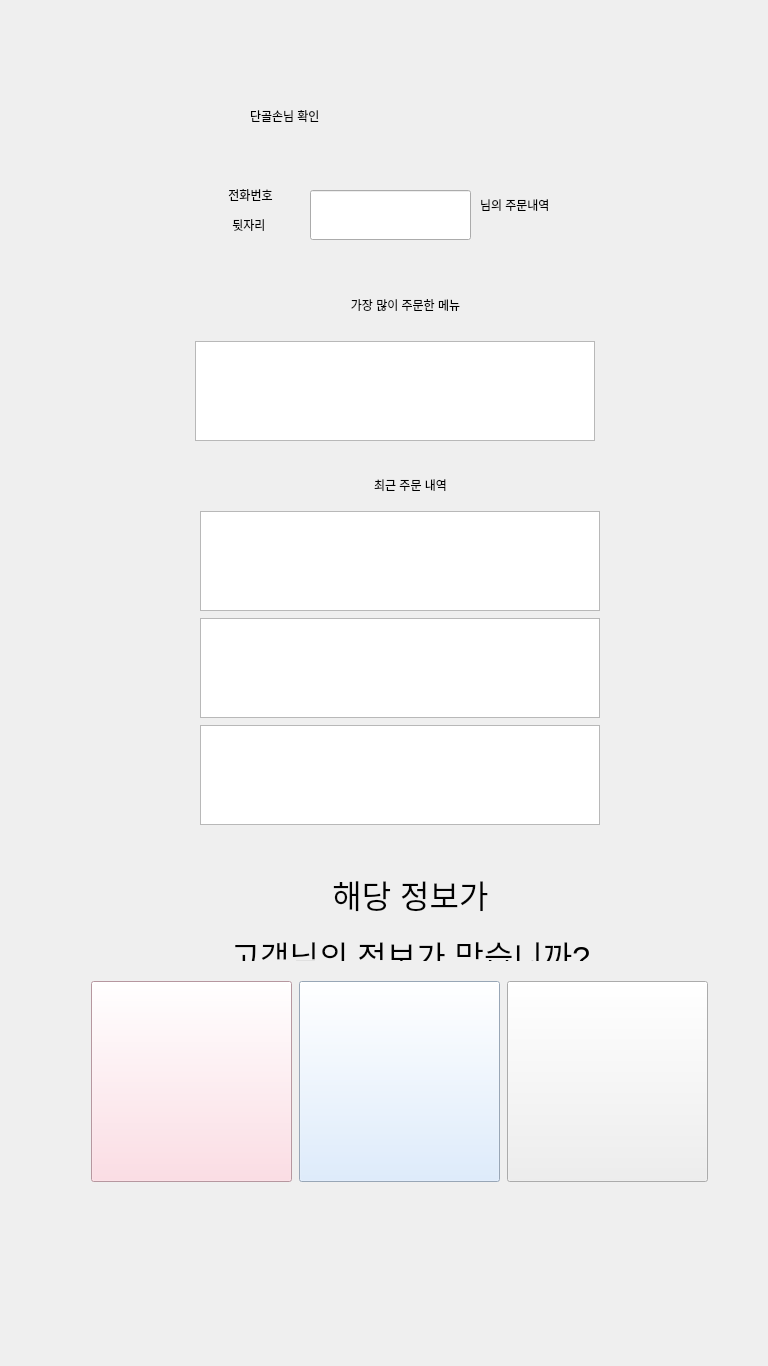
<?xml version="1.0" encoding="UTF-8"?>
<ui version="4.0">
 <class>Form</class>
 <widget class="QWidget" name="Form">
  <property name="geometry">
   <rect>
    <x>0</x>
    <y>0</y>
    <width>768</width>
    <height>1366</height>
   </rect>
  </property>
  <property name="minimumSize">
   <size>
    <width>768</width>
    <height>1366</height>
   </size>
  </property>
  <property name="maximumSize">
   <size>
    <width>768</width>
    <height>1366</height>
   </size>
  </property>
  <property name="windowTitle">
   <string>Form</string>
  </property>
  <property name="styleSheet">
   <string notr="true"/>
  </property>
  <widget class="QLabel" name="rec_label_5">
   <property name="geometry">
    <rect>
     <x>250</x>
     <y>280</y>
     <width>311</width>
     <height>51</height>
    </rect>
   </property>
   <property name="styleSheet">
    <string notr="true">font: 26pt &quot;Agency FB&quot;;
font: 81 20pt &quot;나눔스퀘어&quot;;</string>
   </property>
   <property name="text">
    <string>&lt;html&gt;&lt;head/&gt;&lt;body&gt;&lt;p align=&quot;center&quot;&gt;가장 많이 주문한 메뉴&lt;/p&gt;&lt;/body&gt;&lt;/html&gt;</string>
   </property>
  </widget>
  <widget class="QLabel" name="rec_label_7">
   <property name="geometry">
    <rect>
     <x>280</x>
     <y>460</y>
     <width>261</width>
     <height>51</height>
    </rect>
   </property>
   <property name="styleSheet">
    <string notr="true">font: 26pt &quot;Agency FB&quot;;
font: 81 20pt &quot;나눔스퀘어&quot;;</string>
   </property>
   <property name="text">
    <string>&lt;html&gt;&lt;head/&gt;&lt;body&gt;&lt;p align=&quot;center&quot;&gt;최근 주문 내역&lt;/p&gt;&lt;/body&gt;&lt;/html&gt;</string>
   </property>
  </widget>
  <widget class="QWidget" name="layoutWidget">
   <property name="geometry">
    <rect>
     <x>110</x>
     <y>340</y>
     <width>570</width>
     <height>102</height>
    </rect>
   </property>
   <layout class="QHBoxLayout" name="horizontalLayout">
    <item>
     <widget class="QPlainTextEdit" name="dg_most">
      <property name="minimumSize">
       <size>
        <width>400</width>
        <height>100</height>
       </size>
      </property>
      <property name="maximumSize">
       <size>
        <width>400</width>
        <height>100</height>
       </size>
      </property>
     </widget>
    </item>
   </layout>
  </widget>
  <widget class="QLabel" name="rec_label_4">
   <property name="geometry">
    <rect>
     <x>210</x>
     <y>870</y>
     <width>401</width>
     <height>91</height>
    </rect>
   </property>
   <property name="styleSheet">
    <string notr="true">font: 81 18pt &quot;나눔스퀘어&quot;;</string>
   </property>
   <property name="text">
    <string>&lt;html&gt;&lt;head/&gt;&lt;body&gt;&lt;p align=&quot;center&quot;&gt;&lt;span style=&quot; font-size:24pt;&quot;&gt;해당 정보가&lt;/span&gt;&lt;/p&gt;&lt;p align=&quot;center&quot;&gt;&lt;span style=&quot; font-size:24pt;&quot;&gt;고객님의 정보가 맞습니까?&lt;/span&gt;&lt;/p&gt;&lt;/body&gt;&lt;/html&gt;</string>
   </property>
  </widget>
  <widget class="QLabel" name="rec_label">
   <property name="geometry">
    <rect>
     <x>250</x>
     <y>90</y>
     <width>291</width>
     <height>51</height>
    </rect>
   </property>
   <property name="styleSheet">
    <string notr="true">font: 26pt &quot;Agency FB&quot;;
font: 81 38pt &quot;나눔스퀘어&quot;;</string>
   </property>
   <property name="text">
    <string>단골손님 확인</string>
   </property>
  </widget>
  <widget class="QLabel" name="rec_label_2">
   <property name="geometry">
    <rect>
     <x>200</x>
     <y>180</y>
     <width>101</width>
     <height>60</height>
    </rect>
   </property>
   <property name="minimumSize">
    <size>
     <width>0</width>
     <height>60</height>
    </size>
   </property>
   <property name="maximumSize">
    <size>
     <width>16777215</width>
     <height>60</height>
    </size>
   </property>
   <property name="styleSheet">
    <string notr="true">font: 26pt &quot;Agency FB&quot;;
font: 81 15pt &quot;나눔스퀘어&quot;;</string>
   </property>
   <property name="text">
    <string>&lt;html&gt;&lt;head/&gt;&lt;body&gt;&lt;p align=&quot;center&quot;&gt;전화번호&lt;/p&gt;&lt;p align=&quot;center&quot;&gt;뒷자리 &lt;/p&gt;&lt;/body&gt;&lt;/html&gt;</string>
   </property>
  </widget>
  <widget class="QLabel" name="rec_label_6">
   <property name="geometry">
    <rect>
     <x>480</x>
     <y>180</y>
     <width>141</width>
     <height>50</height>
    </rect>
   </property>
   <property name="minimumSize">
    <size>
     <width>0</width>
     <height>50</height>
    </size>
   </property>
   <property name="maximumSize">
    <size>
     <width>16777215</width>
     <height>50</height>
    </size>
   </property>
   <property name="styleSheet">
    <string notr="true">font: 26pt &quot;Agency FB&quot;;
font: 81 15pt &quot;나눔스퀘어&quot;;</string>
   </property>
   <property name="text">
    <string>님의 주문내역</string>
   </property>
  </widget>
  <widget class="QLineEdit" name="dg_number">
   <property name="geometry">
    <rect>
     <x>310</x>
     <y>190</y>
     <width>161</width>
     <height>50</height>
    </rect>
   </property>
   <property name="minimumSize">
    <size>
     <width>0</width>
     <height>50</height>
    </size>
   </property>
   <property name="maximumSize">
    <size>
     <width>391</width>
     <height>50</height>
    </size>
   </property>
   <property name="alignment">
    <set>Qt::AlignCenter</set>
   </property>
  </widget>
  <widget class="QWidget" name="layoutWidget">
   <property name="geometry">
    <rect>
     <x>90</x>
     <y>980</y>
     <width>619</width>
     <height>203</height>
    </rect>
   </property>
   <layout class="QHBoxLayout" name="horizontalLayout_5">
    <item>
     <widget class="QPushButton" name="btn_dg_yes">
      <property name="minimumSize">
       <size>
        <width>201</width>
        <height>201</height>
       </size>
      </property>
      <property name="maximumSize">
       <size>
        <width>201</width>
        <height>201</height>
       </size>
      </property>
      <property name="styleSheet">
       <string notr="true">font: 81 20pt &quot;나눔스퀘어 ExtraBold&quot;;
background-color: rgb(255, 212, 222);</string>
      </property>
      <property name="text">
       <string/>
      </property>
     </widget>
    </item>
    <item>
     <widget class="QPushButton" name="btn_dg_no">
      <property name="minimumSize">
       <size>
        <width>201</width>
        <height>201</height>
       </size>
      </property>
      <property name="maximumSize">
       <size>
        <width>201</width>
        <height>201</height>
       </size>
      </property>
      <property name="styleSheet">
       <string notr="true">font: 81 20pt &quot;나눔스퀘어 ExtraBold&quot;;
background-color: rgb(213, 232, 255);</string>
      </property>
      <property name="text">
       <string/>
      </property>
     </widget>
    </item>
    <item>
     <widget class="QPushButton" name="btn_dg_basic">
      <property name="minimumSize">
       <size>
        <width>201</width>
        <height>201</height>
       </size>
      </property>
      <property name="maximumSize">
       <size>
        <width>201</width>
        <height>201</height>
       </size>
      </property>
      <property name="styleSheet">
       <string notr="true">font: 81 20pt &quot;나눔스퀘어 ExtraBold&quot;;</string>
      </property>
      <property name="text">
       <string/>
      </property>
     </widget>
    </item>
   </layout>
  </widget>
  <widget class="QLabel" name="plz_bg">
   <property name="geometry">
    <rect>
     <x>0</x>
     <y>0</y>
     <width>768</width>
     <height>1366</height>
    </rect>
   </property>
   <property name="minimumSize">
    <size>
     <width>768</width>
     <height>1366</height>
    </size>
   </property>
   <property name="maximumSize">
    <size>
     <width>768</width>
     <height>1366</height>
    </size>
   </property>
   <property name="text">
    <string/>
   </property>
  </widget>
  <widget class="QWidget" name="">
   <property name="geometry">
    <rect>
     <x>200</x>
     <y>510</y>
     <width>402</width>
     <height>316</height>
    </rect>
   </property>
   <layout class="QVBoxLayout" name="verticalLayout">
    <item>
     <widget class="QPlainTextEdit" name="dg_last_1">
      <property name="minimumSize">
       <size>
        <width>400</width>
        <height>100</height>
       </size>
      </property>
      <property name="maximumSize">
       <size>
        <width>400</width>
        <height>100</height>
       </size>
      </property>
     </widget>
    </item>
    <item>
     <widget class="QPlainTextEdit" name="dg_last_2">
      <property name="minimumSize">
       <size>
        <width>400</width>
        <height>100</height>
       </size>
      </property>
      <property name="maximumSize">
       <size>
        <width>400</width>
        <height>100</height>
       </size>
      </property>
     </widget>
    </item>
    <item>
     <widget class="QPlainTextEdit" name="dg_last_3">
      <property name="minimumSize">
       <size>
        <width>400</width>
        <height>100</height>
       </size>
      </property>
      <property name="maximumSize">
       <size>
        <width>400</width>
        <height>100</height>
       </size>
      </property>
     </widget>
    </item>
   </layout>
  </widget>
  <zorder>plz_bg</zorder>
  <zorder>layoutWidget</zorder>
  <zorder>layoutWidget</zorder>
  <zorder>rec_label_5</zorder>
  <zorder>layoutWidget</zorder>
  <zorder>rec_label_7</zorder>
  <zorder>rec_label_4</zorder>
  <zorder>rec_label</zorder>
  <zorder>rec_label_2</zorder>
  <zorder>rec_label_6</zorder>
  <zorder>dg_number</zorder>
  <zorder>dg_last_1</zorder>
  <zorder>dg_last_2</zorder>
  <zorder>dg_last_3</zorder>
 </widget>
 <resources>
  <include location="../../../../GUI/확정 ui/mainbg.qrc"/>
 </resources>
 <connections/>
</ui>
